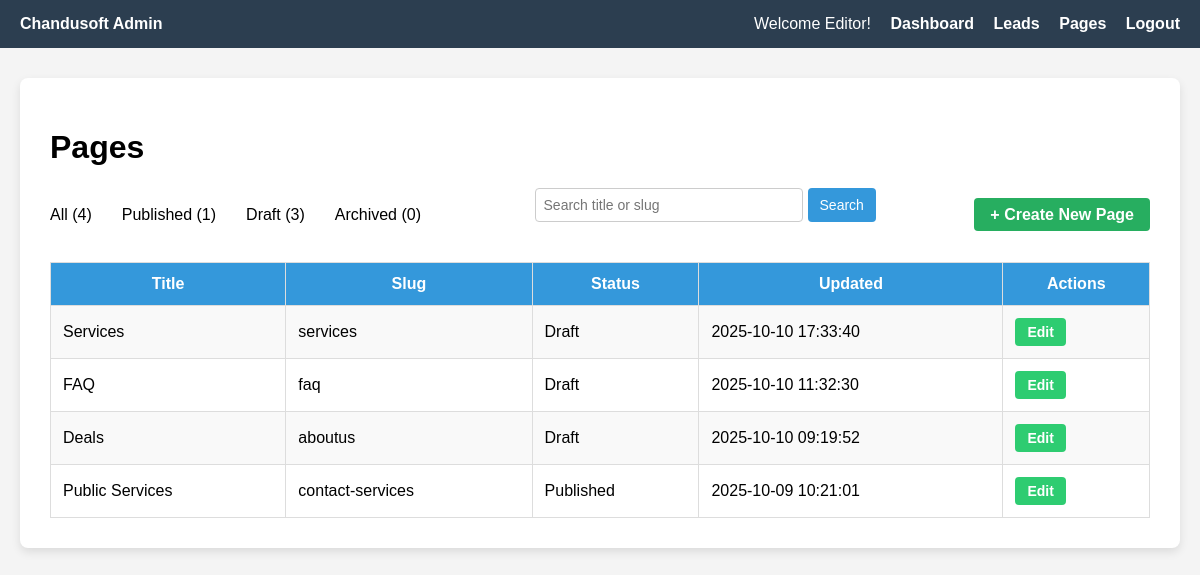
Screenshot of /admin/pages.php (signed in) with the database file from the repository.
### tables this page shows
CREATE TABLE `pages` (
  `id` int NOT NULL AUTO_INCREMENT,
  `title` varchar(255) NOT NULL,
  `slug` varchar(255) NOT NULL,
  `status` enum('draft','published','archived') DEFAULT 'draft',
  `updated_at` datetime DEFAULT CURRENT_TIMESTAMP ON UPDATE CURRENT_TIMESTAMP,
  `content_html` text,
  PRIMARY KEY (`id`),
  UNIQUE KEY `slug` (`slug`)
);

### admin/pages.php (the view, shortened to what this page needs)
<?php
$user = $_SESSION['user'];
$role = htmlspecialchars(ucfirst($user['role'] ?? 'Editor'));
$conn = new mysqli('localhost', 'root', '', 'chandusoft');
$publishedCount = $conn->query("SELECT COUNT(*) as count FROM pages WHERE status = 'published'")->fetch_assoc()['count'];
$draftCount = $conn->query("SELECT COUNT(*) as count FROM pages WHERE status = 'draft'")->fetch_assoc()['count'];
$archivedCount = $conn->query("SELECT COUNT(*) as count FROM pages WHERE status = 'archived'")->fetch_assoc()['count'];
$allCount = $conn->query("SELECT COUNT(*) as count FROM pages")->fetch_assoc()['count'];
$search = $_GET['search'] ?? '';
$search = trim($search);
$whereClause = '';
if ($search !== '') {
    $stmt = $conn->prepare("SELECT * FROM pages $whereClause AND (title LIKE ? OR slug LIKE ?) ORDER BY updated_at DESC");
    $likeSearch = "%$search%";
    $stmt->bind_param("ss", $likeSearch, $likeSearch);
    $stmt->execute();
    $pages = $stmt->get_result();
    $stmt->close();
} else {
    $pages = $conn->query("SELECT * FROM pages $whereClause ORDER BY updated_at DESC");
}
?>
<!DOCTYPE html>
<html>
<head>
</head>
<body>
<div class="navbar">
    <div><strong>Chandusoft Admin</strong></div>
    <div class="links">
        Welcome <?= $role ?>!
        <a href="../app/dashboard.php">Dashboard</a>
        <a href="../admin/admin-leads.php">Leads</a>
        <a href="../admin/pages.php">Pages</a>
        <a href="../admin/logout.php">Logout</a>
    </div>
</div>
<div class="container">
    <h1>Pages</h1>
    <div class="top-bar" style="display:flex; justify-content: space-between; align-items: center; margin-bottom: 20px;">
        <div class="filters" style="gap: 15px; display: flex;">
            <a href="pages.php">All (<?= $allCount ?>)</a>
            <a href="pages.php?status=published">Published (<?= $publishedCount ?>)</a>
            <a href="pages.php?status=draft">Draft (<?= $draftCount ?>)</a>
            <a href="pages.php?status=archived">Archived (<?= $archivedCount ?>)</a>
        </div>
        <form method="get" class="search-form" style="display:flex; gap: 5px;">
            <input type="text" name="search" placeholder="Search title or slug" value="<?= htmlspecialchars($search) ?>">
            <input type="submit" value="Search">
        </form>
        <div>
            <a class="create-btn" href="create.php">
                + Create New Page
            </a>
        </div>
    </div>
    <table>
        <tr>
            <th>Title</th>
            <th>Slug</th>
            <th>Status</th>
            <th>Updated</th>
            <th>Actions</th>
        </tr>
        <?php while ($page = $pages->fetch_assoc()): ?>
<tr>
    <td><?= htmlspecialchars($page['title']) ?></td>
    <td><?= htmlspecialchars($page['slug']) ?></td>
    <td><?= ucfirst($page['status']) ?></td>
    <td><?= htmlspecialchars($page['updated_at']) ?></td>
    <td class="actions">
        <a href="edit.php?id=<?= $page['id'] ?>" class="btn btn-edit">Edit</a>
    </td>
</tr>
<?php endwhile; ?>

### admin/pages.php (style rules this page uses)
body { font-family: Arial, sans-serif; background: #f4f4f4; margin: 0; padding: 0; }
.navbar { background-color: #2c3e50; color: white; padding: 15px 20px; display: flex; justify-content: space-between; align-items: center; }
.navbar .links a { color: white; text-decoration: none; margin-left: 15px; font-weight: bold; }
.container { max-width: 1100px; margin: 30px auto; background: #fff; padding: 30px; border-radius: 8px; box-shadow: 0 4px 10px rgba(0,0,0,0.1); }
.top-bar { display: flex; justify-content: space-between; align-items: center; margin-bottom: 20px; }
.top-bar .filters a { margin-right: 15px; text-decoration: none; color: #000000ff; }
.filters a { color: black; text-decoration: none; transition: text-decoration 0.3s ease, color 0.3s ease; }
.top-bar input[type="text"] { padding: 8px; width: 200px; border: 1px solid #ccc; border-radius: 4px; }
.top-bar .create-btn { background-color: #27ae60; color: white; padding: 8px 16px; text-decoration: none; border-radius: 4px; font-weight: bold; }
.search-form { margin-bottom: 20px; }
.search-form input[type="text"] { padding: 8px; font-size: 14px; border: 1px solid #ccc; border-radius: 4px; width: 250px; }
.search-form input[type="submit"] { padding: 8px 12px; font-size: 14px; border: none; background-color: #3498db; color: white; border-radius: 4px; cursor: pointer; }
table { border-collapse: collapse; width: 100%; }
th, td { border: 1px solid #ddd; padding: 12px; }
th { background-color: #3498db; color: white; }
tr:nth-child(even) { background: #f9f9f9; }
.actions a { margin-right: 10px; text-decoration: none; padding: 5px 10px; border-radius: 4px; font-weight: bold; }
.actions .btn { display: inline-block; padding: 6px 12px; margin-right: 6px; font-size: 14px; font-weight: bold; text-decoration: none; border-radius: 4px; color: white; }
.btn-edit { background-color: #2ecc71; }

### rows the page displays
pages: title "Services", slug "services", status "Draft", updated_at "2025-10-10 17:33:40"
pages: title "FAQ", slug "faq", status "Draft", updated_at "2025-10-10 11:32:30"
pages: title "Deals", slug "aboutus", status "Draft", updated_at "2025-10-10 09:19:52"
pages: title "Public Services", slug "contact-services", status "Published", updated_at "2025-10-09 10:21:01"

### other values shown
$role "Editor"
$allCount "4"
$publishedCount "1"
$draftCount "3"
$archivedCount "0"
